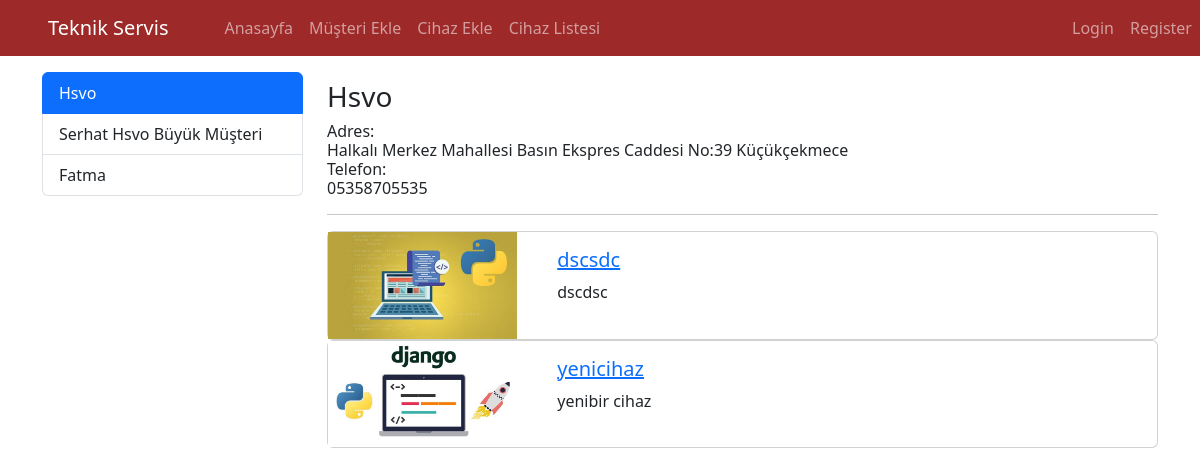
Screenshot of /category/hsvo with the database file from the repository.
### blog/models.py (models this page shows, shortened)
class Category (models.Model):
    name = models.CharField (max_length=150)
    mail = models.EmailField(max_length=254, default="mail")
    telefon = models.CharField(null=False, blank=False, unique=True, max_length=11, default="telefon")
    adres = models.CharField (max_length=150, default="adres", blank=True)
    slug = models.SlugField(null=False, blank=True,unique=True, db_index=True,editable=False)

class Blog (models.Model):
    title = models.CharField(max_length=200)
    image = models.ImageField(upload_to="blogs")
    description = RichTextField()
    is_active = models.BooleanField(default=False)
    is_home = models.BooleanField(default=False)
    slug = models.SlugField(null=False, blank=True, unique=True, db_index=True, editable=False)
    categories = models.ForeignKey(Category, null=True,blank=True, on_delete=models.DO_NOTHING)

### blog/views.py (the view)
# urls.py: path("category/<slug:slug>",views.blogs_by_category, name="blogs_by_category"),
def blogs_by_category (request, slug):
    context = {
        "blogs" : Category.objects.get(slug=slug).blog_set.filter(is_active=True),
        "blog" :Category.objects.filter(slug=slug),
        "categories": Category.objects.all(),
        "selected_category" : slug
    }
    return render(request, "blog/blogs.html", context)

### blog/templates/blog/blogs.html (shortened to what this page needs)
{% extends "base.html" %}
{% block content %}
    <div class="container mt-3">
        <div class="row">
            <div class="col-3">
            {% include 'partials/_categories.html' %}
            </div>
            <div class="col-9">
                <h1 clas="title">
                     <h3>{% if blog %}
                            {% for item in blog%}
                                {{item.name|title}}
                            {% endfor %}
                        {%endif%}
                     </h3>
                        <h6 class="title">
                            {% if blog %}
                            {% for item in blog%}
                             <div>Adres:</div> {{item.adres|title}}
                             <div>Telefon:</div>{{item.telefon|title}}
                            {% endfor %}
                        {%endif%}
                        </h6>
                </h1>
                <hr>
                 {% if blogs|length > 0 %}
                   {% for blog in blogs %}
                     {% if blog.is_active %}
                          {% include 'blog/partials/_blog.html' %}
                     {% endif %}
                   {% endfor %}
                {% else %}
                    <div class ="alert alert-warning">Kayıtlı cihaz bulunmamaktadır.</div>
                {% endif %}
            </div>
        </div>
    </div>
{% endblock %}

### templates/partials/_categories.html
<div class="list-group">
{% for category in categories %}
    {% if category.slug == selected_category %}
        <a class="list-group-item list-group-action active"
            href="{% url 'blogs_by_category' category.slug %}">
            {{ category.name|title }}
        </a>
    {% else %}
    <a class="list-group-item list-group-action" href="{% url 'blogs_by_category' category.slug %}">{{ category.name|title }}</a>
    {% endif %}
    {% endfor %}
</div>

### blog/templates/blog/partials/_blog.html (shortened to what this page needs)
{%load static%}
<div class="card md-3">
    <div class="row">
        <div class="col-md-3">
            <img src="{{ blog.image.url }}" alt="" class="img-fluid">
            </div>
        <div class="col-9">
            <div class="card-body">
                <h5 class="card-title">
                    <a href="{% url 'blog_details' blog.slug %}">
                   {{blog.title}}</a>
                </h5>
                <p class="card-text">{{blog.description|striptags|slice:"0:50"}}</p>
            </div>
        </div>
    </div>
</div>

### rows the page displays
Category: name "Hsvo", adres "Halkalı Merkez Mahallesi Basın Ekspres Caddesi No:39 Küçükçekmece", telefon "05358705535"
Category: name "Serhat Hsvo Büyük Müşteri"
Category: name "Fatma"
Blog: image (picture), title "dscsdc", description "dscdsc"
Blog: image (picture), title "yenicihaz", description "yenibir cihaz"
